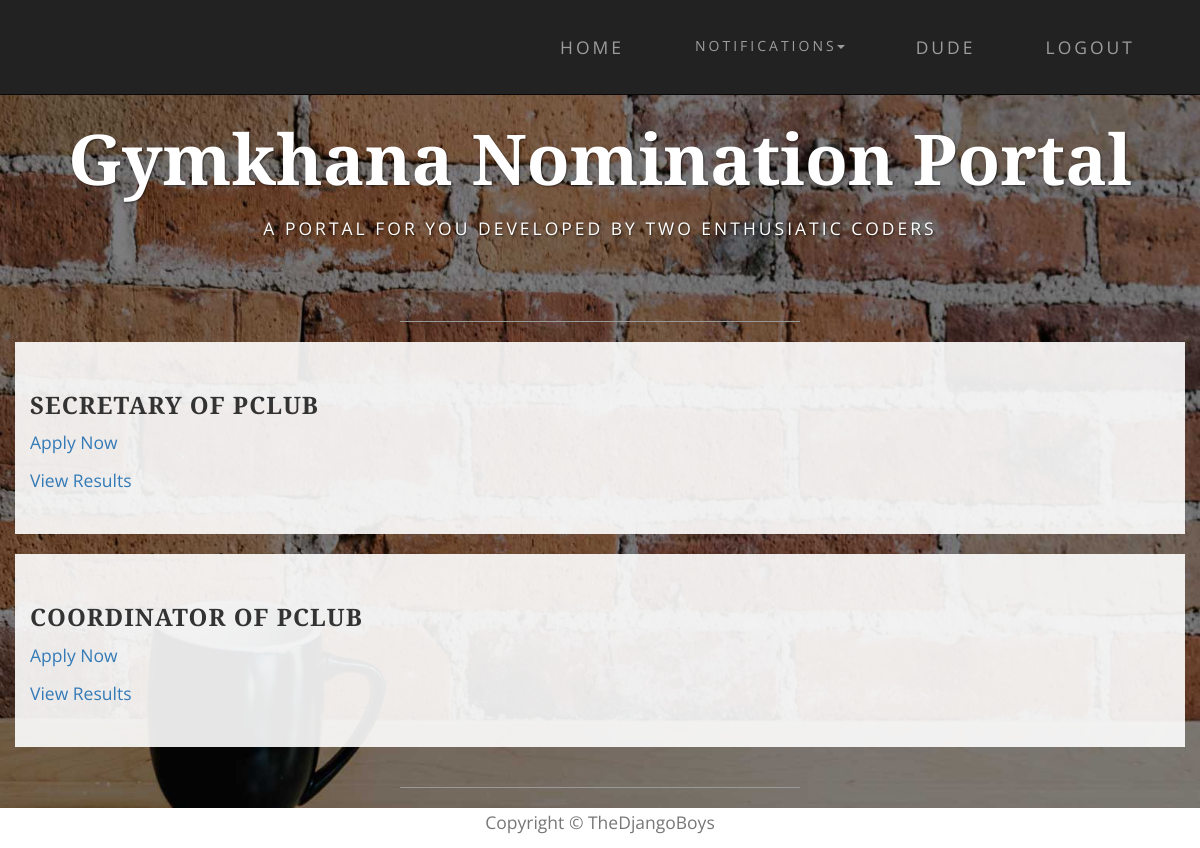
Page /nominations/ (signed in) on the committed database.
### nomi/models.py (models this page shows, shortened)
class Nomination(models.Model):
    name = models.CharField(max_length=200)
    description = models.TextField(max_length=1000, null=True, blank=True)
    results_declared = models.BooleanField(default=False)

### nomi/views.py (the view)
def index(request):
    nominations = Nomination.objects.all()
    all_nominations = nominations[::-1]
    return render(request, 'index.html', context={'all_nominations': all_nominations})

### nomi/templates/index.html (shortened to what this page needs)
<!DOCTYPE html>
<html lang="en">
{% load staticfiles %}
<head>
    <link href="{% static 'nomi/css/bootstrap.min.css' %}" rel="stylesheet">
    <link href="{% static 'nomi/css/business-casual.css' %}" rel="stylesheet">
</head>
<body>
    <nav id="mainNav" class="navbar navbar-inverse navbar-custom navbar-fixed-top">
        <div class="container">
            <div class="collapse navbar-collapse" id="bs-example-navbar-collapse-1">
                 <ul class="nav navbar-nav navbar-right">
                    <li><a href="{% url 'index' %}">Home</a></li>
                    {% if user.is_authenticated %}
                     <li class="dropdown">
                         <a class="btn btn-link dropdown-toggle" data-toggle="dropdown"type="button">Notifications<span class="caret"></span></a>
                     </li>
                    {% endif %}
                    {% if user.is_authenticated %}
                        <li><a href="#">{{user.get_username}}</a></li>
                        <li><a href="{% url 'logout' %}?next={{request.path}}">Logout</a></li>
                    {% else %}
                        <li><a href="{% url 'login' %}?next={{request.path}}">Login</a></li>
                     {% endif %}
                 </ul>
            </div>
        </div>
    </nav>
    <div class="brand main">Gymkhana Nomination Portal</div>
    <div class="address-bar">A PORTAL FOR YOU DEVELOPED BY TWO ENTHUSIATIC CODERS</div>
    <br>
    <hr>
    {% block content  %}
        <div class="container">
            {% for nomi in all_nominations %}
                <div class="row box">
                    <h3>{{ nomi.name }}</h3>
                    {% if not perms.nomi.admin %}
                        {% if user.is_authenticated %}
                            {% if not nomi.results_declared %}
                                <p><a href="{% url 'nomi_apply' nomi.pk %}">Apply Now</a></p>
                            {% endif %}
                        {% endif %}
                    {% endif %}
                        <p><a href="{% url 'result' nomi.pk %}">View Results</a></p>
                </div>
            {% endfor %}
        </div>
    {% endblock %}
    <hr>
    <div class="col-lg-12 text-center " style="background:white;height:40px">
        <p class="text-muted">Copyright &copy; TheDjangoBoys</p>
    </div>
</body>
</html>

### nomi/static/nomi/css/business-casual.css (style rules this page uses)
body { font-family: "Open Sans","Helvetica Neue",Helvetica,Arial,sans-serif; background: url('../img/bg.jpg') no-repeat center center fixed; -webkit-background-size: cover; -moz-background-size: cover; background-size: cover; -o-background-size: cover; }
h1, h2, h3, h4, h5, h6 { text-transform: uppercase; font-family: "Josefin Slab","Helvetica Neue",Helvetica,Arial,sans-serif; font-weight: 700; letter-spacing: 1px; }
p { font-size: 1.25em; line-height: 1.6; color: #000; }
hr { max-width: 400px; border-color: #999999; }
.brand, .address-bar { display: none; }
.navbar-nav { text-transform: uppercase; font-weight: 400; letter-spacing: 3px; }
.box { margin-bottom: 20px; padding: 30px 15px; background: #fff; background: rgba(255,255,255,0.9); }
@media screen and (min-width:768px) { .brand { display: inherit; margin: 0; padding: 30px 0 10px; text-align: center; text-shadow: 1px 1px 2px rgba(0,0,0,0.5); font-family: "Josefin Slab","Helvetica Neue",Helvetica,Arial,sans-serif; font-size: 5em; font-weight: 700; line-height: normal; color: #fff; } }
@media screen and (min-width:768px) { .address-bar { display: inherit; margin: 0; padding: 0 0 40px; text-align: center; text-shadow: 1px 1px 2px rgba(0,0,0,0.5); text-transform: uppercase; font-size: 1.25em; font-weight: 400; letter-spacing: 3px; color: #fff; } }
@media screen and (min-width:768px) { .navbar { border-radius: 0; } }
@media screen and (min-width:768px) { .navbar { min-height: 0; } }
@media screen and (min-width:768px) { .nav>li>a { padding: 35px; } }
@media screen and (min-width:768px) { .navbar-nav>li>a { line-height: normal; } }
@media screen and (min-width:768px) { .navbar-nav { display: table; float: none; margin: 0 auto; table-layout: fixed; font-size: 1.25em; } }
@media screen and (min-width:1200px) { .box:after { content: ''; display: table; clear: both; } }

### nomi/templates/index.html (style rules this page uses)
#mainNav { background-color:light; }
.main { margin-top:80px; }

### rows in the picture
Nomination: name "SECRETARY OF PCLUB", results_declared "Apply Now"
Nomination: name "COORDINATOR OF PCLUB", results_declared "Apply Now"

### other values in the picture
{{ user.get_username }} "DUDE"
